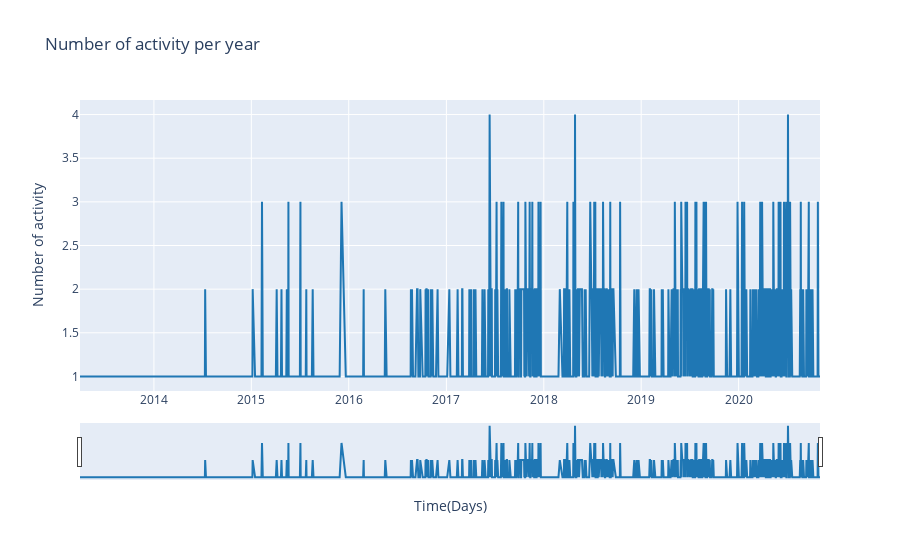

Notebook code cell kept with this figure:
### Code cell
df =  data_strava.groupby("dates").sum()
df.reset_index(inplace=True)

fig = go.Figure([
    go.Scatter(
        name='activity_count',
        x=df['dates'],
        y=df['activity_count'],
        mode='lines',
        line=dict(color='rgb(31, 119, 180)'),
    )
])
fig.update_layout(
    yaxis_title='Number of activity',
    title='Number of activity per year',
    xaxis_title = 'Time(Days)',
    hovermode="x"
)

fig.update_xaxes(rangeslider_visible=True)

fig.show()

### Figure 1 — Plotly figure (JSON) as saved in the notebook; plotly's stock layout.template omitted (floating-point values rounded to 4 significant figures; data arrays with more than 128 entries replaced by an {"elided": "..."} marker saying what was removed)
{"data": [{"line": {"color": "rgb(31, 119, 180)"}, "mode": "lines", "name": "activity_count", "type": "scatter", "x": {"elided": "1310 str values"}, "y": {"elided": "1310 int values"}}], "layout": {"hovermode": "x", "title": {"text": "Number of activity per year"}, "xaxis": {"rangeslider": {"visible": true}, "title": {"text": "Time(Days)"}}, "yaxis": {"title": {"text": "Number of activity"}}}}
